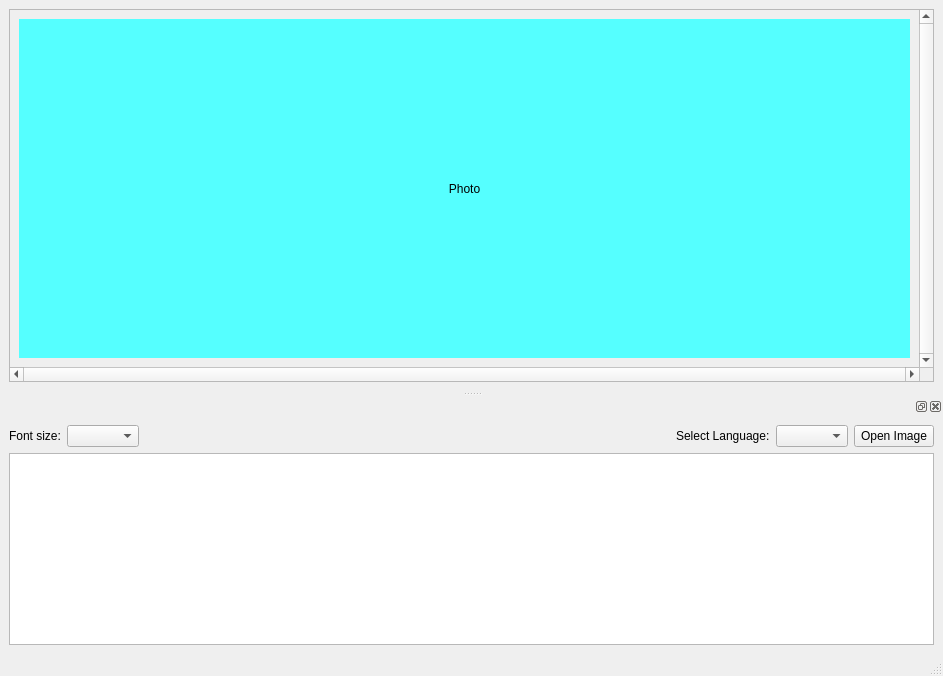
<?xml version="1.0" encoding="UTF-8"?>
<ui version="4.0">
 <class>MainWindow</class>
 <widget class="QMainWindow" name="MainWindow">
  <property name="geometry">
   <rect>
    <x>0</x>
    <y>0</y>
    <width>943</width>
    <height>676</height>
   </rect>
  </property>
  <property name="windowTitle">
   <string>MainWindow</string>
  </property>
  <widget class="QWidget" name="centralwidget">
   <layout class="QGridLayout" name="gridLayout_3">
    <item row="0" column="0">
     <widget class="QScrollArea" name="scrollArea">
      <property name="verticalScrollBarPolicy">
       <enum>Qt::ScrollBarAlwaysOn</enum>
      </property>
      <property name="horizontalScrollBarPolicy">
       <enum>Qt::ScrollBarAlwaysOn</enum>
      </property>
      <property name="widgetResizable">
       <bool>true</bool>
      </property>
      <widget class="QWidget" name="scrollAreaWidgetContents">
       <property name="geometry">
        <rect>
         <x>0</x>
         <y>0</y>
         <width>902</width>
         <height>426</height>
        </rect>
       </property>
       <layout class="QGridLayout" name="gridLayout">
        <item row="0" column="0">
         <widget class="QLabel" name="label_2">
          <property name="styleSheet">
           <string notr="true">background-color: rgb(85, 255, 255);</string>
          </property>
          <property name="text">
           <string>Photo</string>
          </property>
          <property name="alignment">
           <set>Qt::AlignCenter</set>
          </property>
         </widget>
        </item>
       </layout>
      </widget>
     </widget>
    </item>
   </layout>
  </widget>
  <widget class="QStatusBar" name="statusbar"/>
  <widget class="QDockWidget" name="dockWidget">
   <attribute name="dockWidgetArea">
    <number>8</number>
   </attribute>
   <widget class="QWidget" name="dockWidgetContents_4">
    <layout class="QGridLayout" name="gridLayout_2">
     <item row="1" column="0">
      <widget class="QTextEdit" name="textEdit"/>
     </item>
     <item row="0" column="0">
      <layout class="QHBoxLayout" name="horizontalLayout">
       <item>
        <widget class="QLabel" name="label_3">
         <property name="text">
          <string>Font size:</string>
         </property>
        </widget>
       </item>
       <item>
        <widget class="QComboBox" name="comboBox_2"/>
       </item>
       <item>
        <spacer name="horizontalSpacer">
         <property name="orientation">
          <enum>Qt::Horizontal</enum>
         </property>
         <property name="sizeHint" stdset="0">
          <size>
           <width>40</width>
           <height>20</height>
          </size>
         </property>
        </spacer>
       </item>
       <item>
        <widget class="QLabel" name="label">
         <property name="text">
          <string>Select Language:</string>
         </property>
         <property name="alignment">
          <set>Qt::AlignLeading|Qt::AlignLeft|Qt::AlignVCenter</set>
         </property>
        </widget>
       </item>
       <item>
        <widget class="QComboBox" name="comboBox"/>
       </item>
       <item>
        <widget class="QPushButton" name="pushButton">
         <property name="text">
          <string>Open Image</string>
         </property>
        </widget>
       </item>
      </layout>
     </item>
    </layout>
   </widget>
  </widget>
 </widget>
 <resources/>
 <connections/>
</ui>
